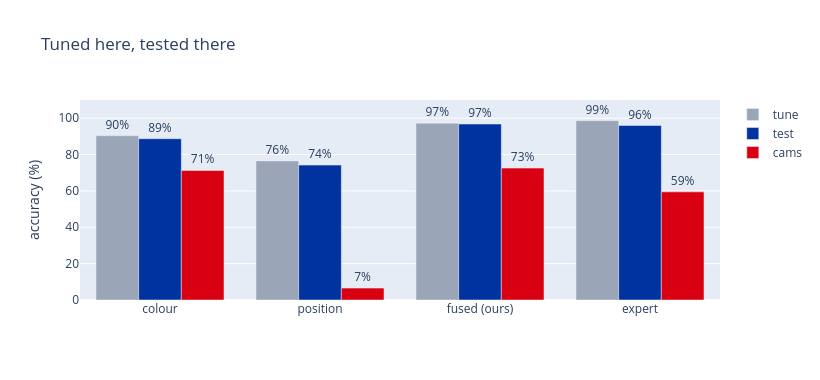

The notebook cell saved with this chart:
### Markdown cell above
All four numbers side by side:

### Code cell
fig = go.Figure()
for split, colour in [("tune", "#9aa5b8"), ("test", "#0033A0"), ("cams", "#D90012")]:
    vals = [100 * results[n][split] for n in RULES]
    fig.add_trace(go.Bar(name=split, x=list(RULES), y=vals, marker_color=colour,
                         text=[f"{v:.0f}%" for v in vals], textposition="outside"))
fig.update_layout(barmode="group", yaxis=dict(title="accuracy (%)", range=[0, 110]), height=380,
                  width=820, title="Tuned here, tested there")
fig.show()

### Figure 1 — Plotly figure (JSON) as saved in the notebook; plotly's stock layout.template omitted (floating-point values rounded to 4 significant figures)
{"data": [{"marker": {"color": "#9aa5b8"}, "name": "tune", "text": ["90%", "76%", "97%", "99%"], "textposition": "outside", "type": "bar", "x": ["colour", "position", "fused (ours)", "expert"], "y": [90.32, 76.5, 97.24, 98.62]}, {"marker": {"color": "#0033A0"}, "name": "test", "text": ["89%", "74%", "97%", "96%"], "textposition": "outside", "type": "bar", "x": ["colour", "position", "fused (ours)", "expert"], "y": [88.71, 74.19, 96.77, 95.97]}, {"marker": {"color": "#D90012"}, "name": "cams", "text": ["71%", "7%", "73%", "59%"], "textposition": "outside", "type": "bar", "x": ["colour", "position", "fused (ours)", "expert"], "y": [71.24, 6.536, 72.55, 59.48]}], "layout": {"barmode": "group", "height": 380, "title": {"text": "Tuned here, tested there"}, "width": 820, "yaxis": {"range": [0, 110], "title": {"text": "accuracy (%)"}}}}
